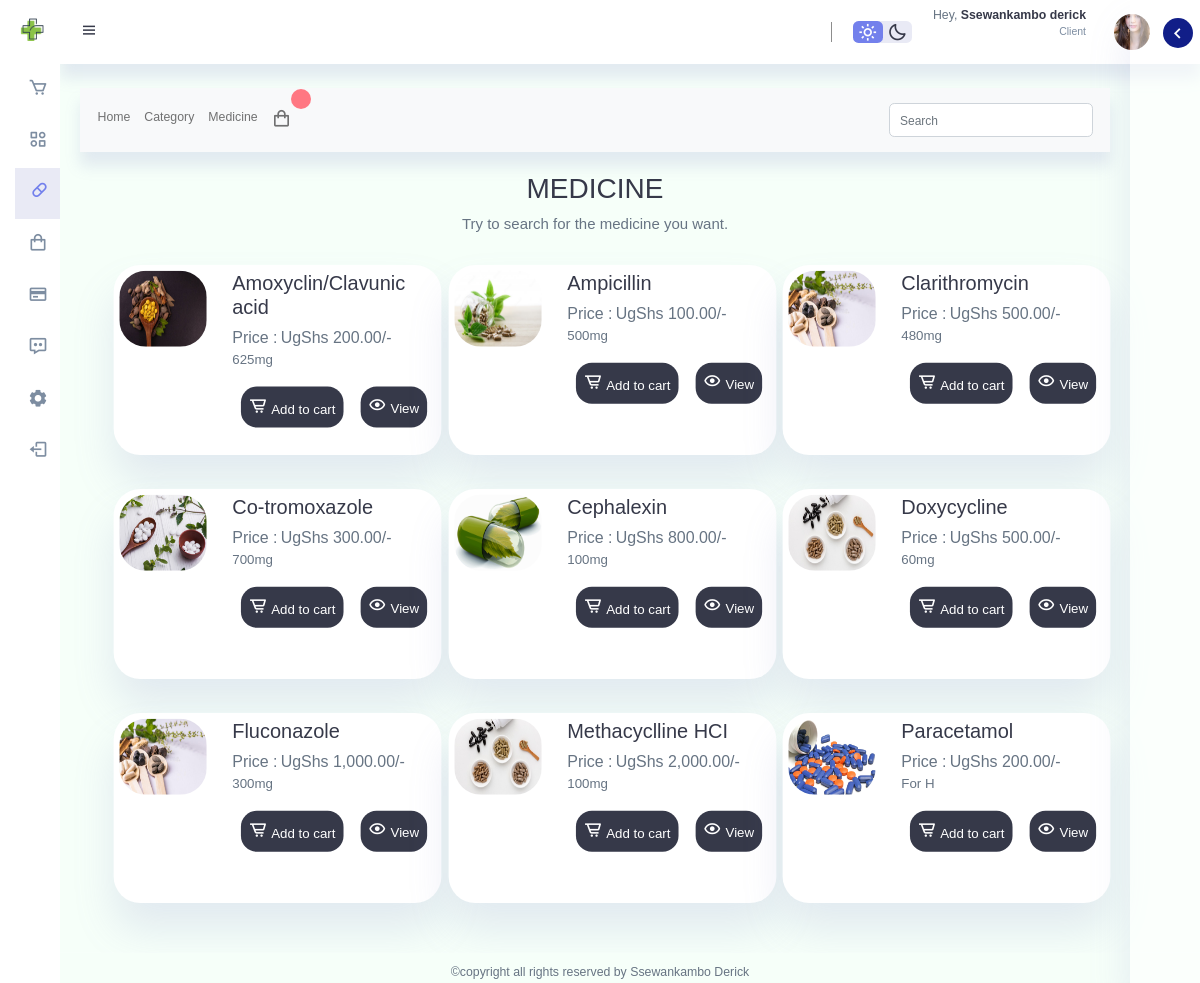
Screenshot of /Client/medicine.php (signed in) with the database file from the repository.
### tables this page shows
CREATE TABLE `tbl_users` (
  `id` int(11) NOT NULL,
  `name` varchar(255) NOT NULL,
  `email` varchar(255) NOT NULL,
  `address` varchar(255) NOT NULL,
  `contact` varchar(20) NOT NULL,
  `image` varchar(255) NOT NULL,
  `password` varchar(255) NOT NULL,
  `email_verified_at` datetime DEFAULT NULL,
  `verification_code` text NOT NULL
);

CREATE TABLE `tbl_medicine` (
  `id` int(11) NOT NULL,
  `name` varchar(100) NOT NULL,
  `batch` varchar(200) DEFAULT NULL,
  `description` varchar(300) NOT NULL,
  `price` int(10) NOT NULL,
  `category` int(11) NOT NULL,
  `date` date NOT NULL,
  `image` varchar(255) NOT NULL,
  `active` varchar(10) NOT NULL,
  `featured` varchar(5) NOT NULL
);

### Client/medicine.php (the view, shortened to what this page needs)
<?php
$user_id = $_SESSION['user_id'];
?>
<?php include("config/config.php"); ?>
<!DOCTYPE html>
<html lang="en">
<head>
    <link rel="stylesheet" href="https://unpkg.com/boxicons@2.0.9/css/boxicons.min.css">
    <link rel="stylesheet" href="./bootstrap/css/bootstrap.min.css">
    <link rel="stylesheet" href="./assets/datatables.min.css">
    <link rel="stylesheet" href="./assets/style.css">
    <link rel="stylesheet" href="./assets/responsive.dataTables.min.css">
    <link rel="stylesheet" href="./assets/sweetalert.min.css">
</head>
<body>
    <section id="sidebar" class="hide">
        <div class="logo brand">
            <img class="icon" src="image/images.png">
        </div>
        <div class="sidebar">
            <a href="<?php echo SITEURL; ?>shopping.php" class="act">
                <span><i class="bx bx-cart"></i></span>
            </a>
            <a href="<?php echo SITEURL; ?>category.php" class="act">
                <span><i class="bx bx-category-alt"></i></span>
            </a>
            <a href="<?php echo SITEURL; ?>medicine.php" class="act">
                <span><i class="bx bx-capsule"></i></span>
            </a>
            <a href="<?php echo SITEURL; ?>Cart.php" class="act">
                <span><i class="bx bx-shopping-bag"></i></span>
            </a>
            <a href="<?php echo SITEURL; ?>checkout.php" class="act">
                <span><i class="bx bx-credit-card"></i></span>
            </a>
            <a href="<?php echo SITEURL; ?>message.php" class="act">
                <span><i class="bx bx-message-dots"></i></span>
            </a>
            <a href="<?php echo SITEURL; ?>settings.php" class="act">
                <span><i class="bx bxs-cog"></i></span>
            </a>
            <a href="?logout=<?php echo $user_id; ?>">
                <span><i class="bx bx-log-out"></i></span>
            </a>
        </div>
    </section>
    <section id="content">
        <nav>
            <div class="push-left"> <i class="bx bx-menu toggle-sidebar"> </i></div>
            <div class="top">
                <div class="theme-toggler">
                    <span class="active"><i class="bx bx-sun"></i></span>
                    <span><i class="bx bx-moon"></i></span>
                </div>
                <div class="profile">
                    <?php
                    $select = mysqli_query($conn, "SELECT * FROM `tbl_users` WHERE id = '$user_id'") or die('query failed');
                    if(mysqli_num_rows($select) > 0){
                        $fetch = mysqli_fetch_assoc($select);
                    }
                ?>
                    <div class="info">
                        <p style="margin-bottom: 1rem;">Hey, <b><?php echo $fetch['name']; ?></b></p>
                        <small class="text-muted1">Client</small>
                    </div>
                    <div class="profile-photo">
                        <?php
                    if($fetch['image'] == ''){
                        echo '<img src="image/default-avatar.png">';
                    }else{
                        echo '<img src="uploaded_img/'.$fetch['image'].'">';
                    }
                    ?>
                    </div>
                </div>
            </div>
        </nav>
        <main>
            <div class="rightbar close">
                <header>
                    <i class="bx bx-chevron-left toggle"></i>
                </header>
            </div>
            <div class="contain">
                <nav class="navbar navbar-expand-lg bg-light">
                    <div class="container bg-light">
                        <div class="collapse navbar-collapse" id="navbarSupportedContent">
                            <ul class="navbar-nav me-auto mb-2 mb-lg-0">
                                <li class="nav-item">
                                    <a class="nav-link" href="<?php echo SITEURL; ?>shopping.php">Home</a>
                                </li>
                                <li class="nav-item">
                                    <a class="nav-link" href="<?php echo SITEURL; ?>category.php">Category</a>
                                </li>
                                <li class="nav-item">
                                    <a class="nav-link" href="<?php echo SITEURL; ?>medicine.php">Medicine</a>
                                </li>
                                <li><a class="nav-link" href="<?php echo SITEURL; ?>Cart.php"><i
                                            class="bx bx-shopping-bag"></i>
                                        <span id="cart-item" class="badge badge-danger"></span></a></li>
                            </ul>
                            <form class="d-flex" method="GET">
                                <input class="form-control me-2" id="search" placeholder="Search">
                            </form>
                        </div>
                    </div>
                </nav>
                <div class="product-page page">
                    <h2 class="start">MEDICINE</h2>
                    <p style="text-align: center; font-size: 15px;">Try to search for the medicine you want.</p>
                    <div class="combines">
                        <?php
                $stmt = $conn->prepare("SELECT * FROM tbl_medicine WHERE active='yes'");
                $stmt->execute();
                $result = $stmt->get_result();
                while($row = $result->fetch_assoc()) {
                    $image = '';
                    if ($row["image"] != '') {
                        $image = '<img style="width: 100%; height: 100%; border-radius: var(--card-border-radius);" src="../Admin/medicine_images/'.$row["image"].'" />';
                    } else {
                        $image = '<div style="color: #ff4757;">Image not added.</div>';
                    }
                   ?>
                        <div class="food-menu-box">
                            <div class="food-menu-img">
                                <?= $image ?>
                            </div>
                            <div class="food-menu-desc">
                                <h4><?= $row['name'] ?></h4>
                                <div class="price">
                                    <p class="food-price">Price : </p> &nbsp;
                                    <p class="food-price">UgShs <?= number_format($row['price'], 2) ?>/-</p>
                                </div>
                                <p class="food-detail"><?= substr($row['description'], 0, 5) ?></p>
                                <br>
                                <div class="treat">
                                    <form action="" class="form-submit">
                                        <button style="padding-top: 10px;" class="together btn-sm addItemBtn"><i
                                                class="bx bx-cart-alt"></i>&nbsp;Add to cart</button>
                                    </form>
                                    <button style="padding-top: -8px;" class="together viewItem btn-sm"
                                        id="<?= $row['id']; ?>">
                                        <i class="bx bx-show"></i>&nbsp;View</button>
                                </div>
                            </div>
                        </div>
                        <?php } ?>
                    </div>
                </div>
            </div>
        </main>
    </section>
    <footer class="footer">
        <div class="last">
            <p>&copy;copyright all rights reserved by Ssewankambo Derick</p>
        </div>
    </footer>
</body>
</html>

### rows the page displays
tbl_users: name "Ssewankambo derick", image (picture)
tbl_medicine: image (picture), name "Amoxyclin/Clavunic acid", price "200.00", description "625mg"
tbl_medicine: image (picture), name "Ampicillin", price "100.00", description "500mg"
tbl_medicine: image (picture), name "Clarithromycin", price "500.00", description "480mg"
tbl_medicine: image (picture), name "Co-tromoxazole", price "300.00", description "700mg"
tbl_medicine: image (picture), name "Cephalexin", price "800.00", description "100mg"
tbl_medicine: image (picture), name "Doxycycline", price "500.00", description "60mg"
tbl_medicine: image (picture), name "Fluconazole", price "1,000.00", description "300mg"
tbl_medicine: image (picture), name "Methacyclline HCI", price "2,000.00", description "100mg"
tbl_medicine: image (picture), name "Paracetamol", price "200.00", description "For H"
